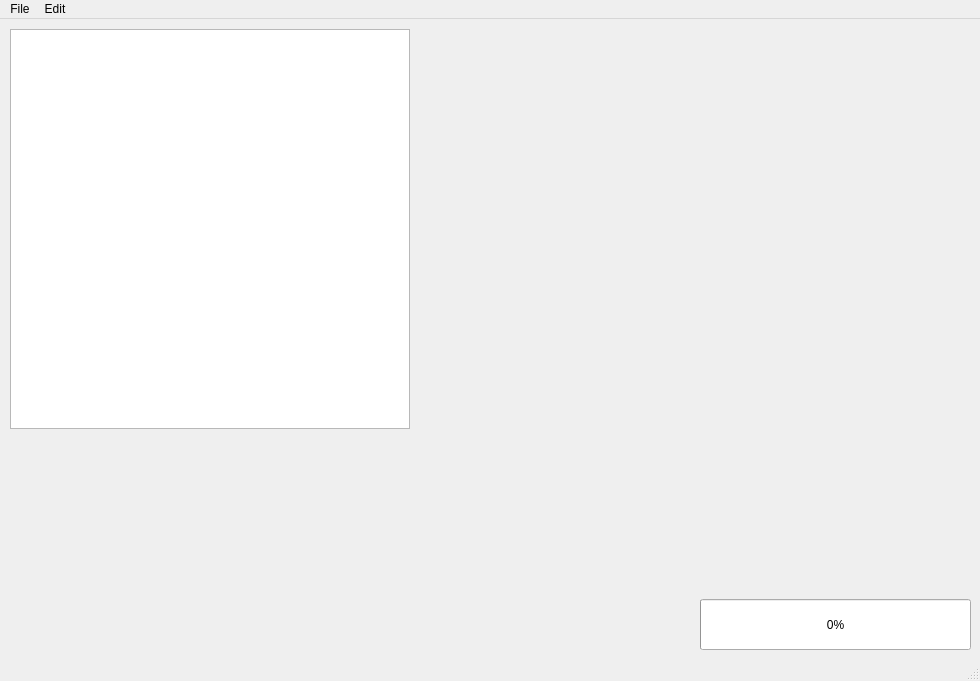
<?xml version="1.0" encoding="UTF-8"?>
<ui version="4.0">
 <class>MainWindow</class>
 <widget class="QMainWindow" name="MainWindow">
  <property name="geometry">
   <rect>
    <x>0</x>
    <y>0</y>
    <width>980</width>
    <height>681</height>
   </rect>
  </property>
  <property name="windowTitle">
   <string>MainWindow</string>
  </property>
  <widget class="QWidget" name="centralwidget">
   <widget class="QProgressBar" name="progressBar">
    <property name="geometry">
     <rect>
      <x>700</x>
      <y>580</y>
      <width>271</width>
      <height>51</height>
     </rect>
    </property>
    <property name="value">
     <number>0</number>
    </property>
    <property name="invertedAppearance">
     <bool>false</bool>
    </property>
   </widget>
   <widget class="QListWidget" name="fileList">
    <property name="geometry">
     <rect>
      <x>10</x>
      <y>10</y>
      <width>400</width>
      <height>400</height>
     </rect>
    </property>
   </widget>
  </widget>
  <widget class="QStatusBar" name="statusbar"/>
  <widget class="QMenuBar" name="menubar">
   <property name="geometry">
    <rect>
     <x>0</x>
     <y>0</y>
     <width>980</width>
     <height>19</height>
    </rect>
   </property>
   <widget class="QMenu" name="menuFile">
    <property name="title">
     <string>File</string>
    </property>
    <addaction name="actionOpenImage"/>
    <addaction name="actionOpenBBDirectory"/>
   </widget>
   <widget class="QMenu" name="menuEdit">
    <property name="title">
     <string>Edit</string>
    </property>
    <addaction name="actionPerformCalibration"/>
   </widget>
   <addaction name="menuFile"/>
   <addaction name="menuEdit"/>
  </widget>
  <action name="actionOpenImage">
   <property name="text">
    <string>Open Image</string>
   </property>
  </action>
  <action name="actionOpenBBDirectory">
   <property name="text">
    <string>Open Directory</string>
   </property>
  </action>
  <action name="actionPerformCalibration">
   <property name="text">
    <string>Perform Calibration</string>
   </property>
  </action>
 </widget>
 <resources/>
 <connections/>
</ui>
